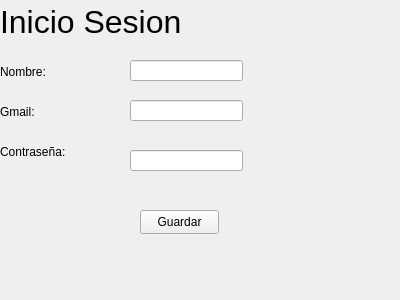
<?xml version="1.0" encoding="UTF-8"?>
<ui version="4.0">
 <class>Form</class>
 <widget class="QWidget" name="Form">
  <property name="geometry">
   <rect>
    <x>0</x>
    <y>0</y>
    <width>400</width>
    <height>300</height>
   </rect>
  </property>
  <property name="windowTitle">
   <string>Form</string>
  </property>
  <widget class="QLabel" name="label">
   <property name="geometry">
    <rect>
     <x>0</x>
     <y>0</y>
     <width>382</width>
     <height>43</height>
    </rect>
   </property>
   <property name="font">
    <font>
     <pointsize>24</pointsize>
    </font>
   </property>
   <property name="layoutDirection">
    <enum>Qt::LayoutDirection::LeftToRight</enum>
   </property>
   <property name="text">
    <string>Inicio Sesion</string>
   </property>
  </widget>
  <widget class="QLabel" name="label_3">
   <property name="geometry">
    <rect>
     <x>0</x>
     <y>50</y>
     <width>382</width>
     <height>43</height>
    </rect>
   </property>
   <property name="font">
    <font>
     <pointsize>9</pointsize>
    </font>
   </property>
   <property name="layoutDirection">
    <enum>Qt::LayoutDirection::LeftToRight</enum>
   </property>
   <property name="text">
    <string>Nombre:</string>
   </property>
  </widget>
  <widget class="QLabel" name="label_4">
   <property name="geometry">
    <rect>
     <x>0</x>
     <y>90</y>
     <width>382</width>
     <height>43</height>
    </rect>
   </property>
   <property name="font">
    <font>
     <pointsize>9</pointsize>
    </font>
   </property>
   <property name="layoutDirection">
    <enum>Qt::LayoutDirection::LeftToRight</enum>
   </property>
   <property name="text">
    <string>Gmail:</string>
   </property>
  </widget>
  <widget class="QLabel" name="label_5">
   <property name="geometry">
    <rect>
     <x>0</x>
     <y>130</y>
     <width>382</width>
     <height>43</height>
    </rect>
   </property>
   <property name="font">
    <font>
     <pointsize>9</pointsize>
    </font>
   </property>
   <property name="layoutDirection">
    <enum>Qt::LayoutDirection::LeftToRight</enum>
   </property>
   <property name="text">
    <string>Contraseña:</string>
   </property>
  </widget>
  <widget class="QPushButton" name="pushButton">
   <property name="geometry">
    <rect>
     <x>140</x>
     <y>210</y>
     <width>79</width>
     <height>24</height>
    </rect>
   </property>
   <property name="text">
    <string>Guardar</string>
   </property>
  </widget>
  <widget class="QLineEdit" name="lineEdit">
   <property name="geometry">
    <rect>
     <x>130</x>
     <y>60</y>
     <width>113</width>
     <height>21</height>
    </rect>
   </property>
  </widget>
  <widget class="QLineEdit" name="lineEdit_2">
   <property name="geometry">
    <rect>
     <x>130</x>
     <y>100</y>
     <width>113</width>
     <height>21</height>
    </rect>
   </property>
  </widget>
  <widget class="QLineEdit" name="lineEdit_3">
   <property name="geometry">
    <rect>
     <x>130</x>
     <y>150</y>
     <width>113</width>
     <height>21</height>
    </rect>
   </property>
  </widget>
 </widget>
 <resources/>
 <connections/>
</ui>
